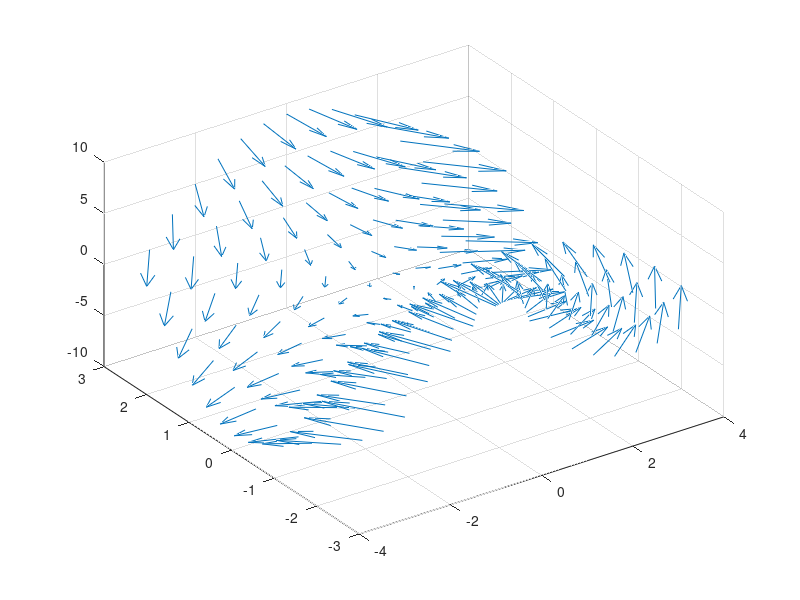

MATLAB code for this plot:
x = -3:0.5:3;
y = -3:0.5:3;
[X,Y] = meshgrid(x, y);
Z = Y.^2 - X.^2;
[U,V,W] = surfnorm(Z);
figure
quiver3(X,Y,Z,U,V,W)
view(-35,45)
print -dpng /tmp/image.png
